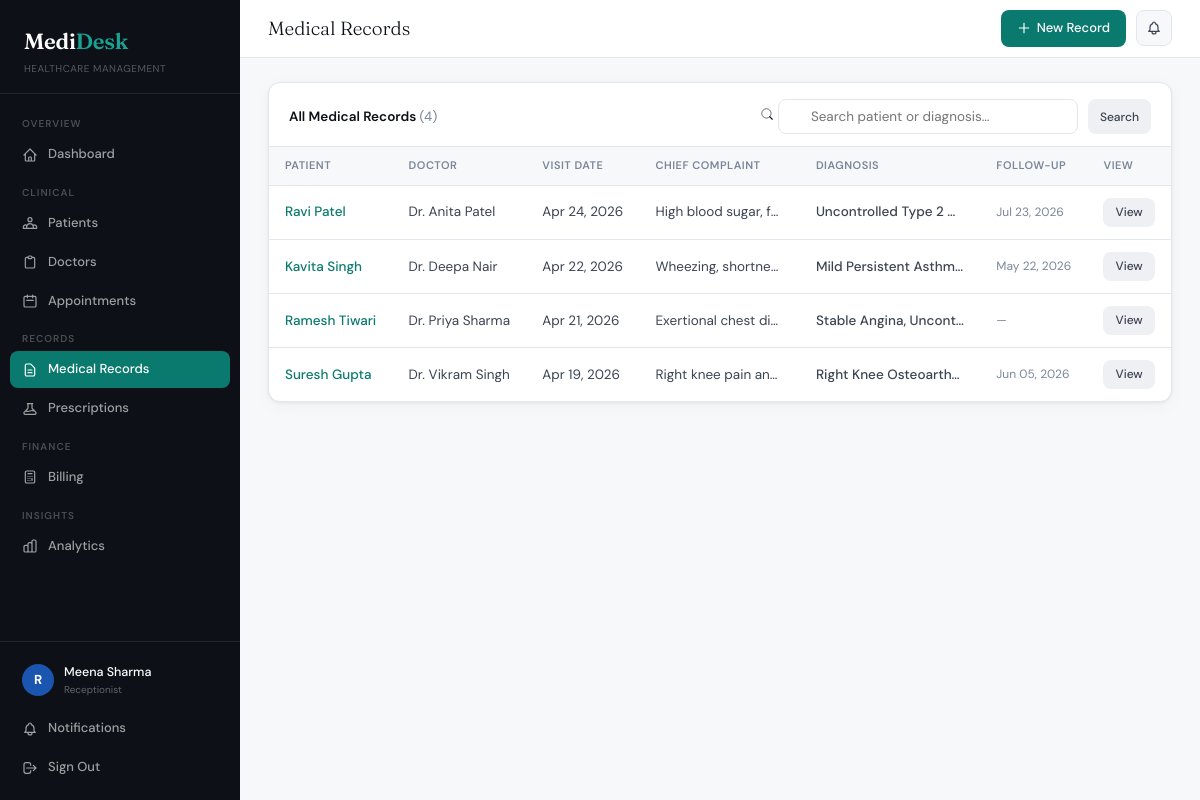
The page /records/ (signed in) on the database its author committed.
### core/models.py (models this page shows, shortened)
class UserProfile(models.Model):
    ROLE_CHOICES = [
        ('admin', 'Administrator'), ('doctor', 'Doctor'),
        ('receptionist', 'Receptionist'), ('pharmacist', 'Pharmacist'), ('nurse', 'Nurse'),
    ]
    user = models.OneToOneField(User, on_delete=models.CASCADE, related_name='profile')
    role = models.CharField(max_length=20, choices=ROLE_CHOICES, default='receptionist')
    phone = models.CharField(max_length=10, validators=[phone_validator], blank=True)
    is_active_staff = models.BooleanField(default=True)
    created_at = models.DateTimeField(auto_now_add=True)

class MedicalRecord(models.Model):
    patient = models.ForeignKey(Patient, on_delete=models.CASCADE, related_name='medical_records')
    doctor = models.ForeignKey(Doctor, on_delete=models.CASCADE, related_name='medical_records')
    appointment = models.OneToOneField(Appointment, on_delete=models.SET_NULL, null=True, blank=True, related_name='medical_record')
    visit_date = models.DateField(default=date.today)
    chief_complaint = models.TextField()
    history_of_present_illness = models.TextField(blank=True)
    examination_findings = models.TextField(blank=True)
    diagnosis = models.TextField()
    icd_code = models.CharField(max_length=20, blank=True)
    treatment_plan = models.TextField()
    lab_tests_ordered = models.TextField(blank=True)
    follow_up_date = models.DateField(null=True, blank=True)
    follow_up_notes = models.TextField(blank=True)
    is_confidential = models.BooleanField(default=False)
    created_at = models.DateTimeField(auto_now_add=True)
    updated_at = models.DateTimeField(auto_now=True)
    class Meta:
        ordering = ['-visit_date']

class Patient(models.Model):
    BLOOD_GROUPS = [('A+','A+'),('A-','A-'),('B+','B+'),('B-','B-'),('O+','O+'),('O-','O-'),('AB+','AB+'),('AB-','AB-')]
    GENDER_CHOICES = [('M','Male'),('F','Female'),('O','Other')]
    MARITAL_STATUS = [('single','Single'),('married','Married'),('divorced','Divorced'),('widowed','Widowed')]
    patient_id = models.CharField(max_length=20, unique=True, blank=True)
    name = models.CharField(max_length=200)
    date_of_birth = models.DateField(validators=[validate_dob])
    gender = models.CharField(max_length=1, choices=GENDER_CHOICES)
    marital_status = models.CharField(max_length=10, choices=MARITAL_STATUS, blank=True)
    blood_group = models.CharField(max_length=3, choices=BLOOD_GROUPS, blank=True)
    phone = models.CharField(max_length=10, validators=[phone_validator])
    alternate_phone = models.CharField(max_length=10, validators=[phone_validator], blank=True)
    email = models.EmailField(blank=True)
    address = models.TextField()
    city = models.CharField(max_length=100, blank=True)
    pincode = models.CharField(max_length=6, blank=True, validators=[pincode_validator])
    occupation = models.CharField(max_length=100, blank=True)
    emergency_contact_name = models.CharField(max_length=200)
    emergency_contact_phone = models.CharField(max_length=10, validators=[phone_validator])
    emergency_contact_relation = models.CharField(max_length=50, blank=True)
    allergies = models.TextField(blank=True)
    chronic_conditions = models.TextField(blank=True)
    current_medications = models.TextField(blank=True)
    past_surgeries = models.TextField(blank=True)
    family_history = models.TextField(blank=True)
    insurance_provider = models.CharField(max_length=200, blank=True)
    insurance_number = models.CharField(max_length=100, blank=True)
    insurance_validity = models.DateField(null=True, blank=True)
    registered_by = models.ForeignKey(User, on_delete=models.SET_NULL, null=True, blank=True, related_name='registered_patients')
    registered_at = models.DateTimeField(auto_now_add=True)
    updated_at = models.DateTimeField(auto_now=True)
    class Meta:
        ordering = ['-registered_at']

class Doctor(models.Model):
    SPECIALIZATIONS = [
        ('general', 'General Physician'), ('cardiology', 'Cardiology'),
        ('neurology', 'Neurology'), ('orthopedics', 'Orthopedics'),
        ('pediatrics', 'Pediatrics'), ('dermatology', 'Dermatology'),
        ('gynecology', 'Gynecology & Obstetrics'), ('psychiatry', 'Psychiatry'),
        ('ophthalmology', 'Ophthalmology'), ('ent', 'ENT'),
        ('oncology', 'Oncology'), ('radiology', 'Radiology'),
        ('urology', 'Urology'), ('nephrology', 'Nephrology'),
        ('gastroenterology', 'Gastroenterology'), ('endocrinology', 'Endocrinology'),
        ('pulmonology', 'Pulmonology'), ('rheumatology', 'Rheumatology'),
    ]
    user = models.OneToOneField(User, on_delete=models.CASCADE, null=True, blank=True, related_name='doctor_profile')
    name = models.CharField(max_length=200)
    specialization = models.CharField(max_length=50, choices=SPECIALIZATIONS)
    license_number = models.CharField(max_length=50, unique=True)
    phone = models.CharField(max_length=10, validators=[phone_validator])
    email = models.EmailField(unique=True)
    qualification = models.CharField(max_length=300)
    experience_years = models.PositiveIntegerField(default=0)
    consultation_fee = models.DecimalField(max_digits=8, decimal_places=2, default=500.00)
    available_days = models.CharField(max_length=200, default='Mon,Tue,Wed,Thu,Fri')
    slot_duration_minutes = models.PositiveIntegerField(default=15)
    morning_start = models.TimeField(null=True, blank=True)
    morning_end = models.TimeField(null=True, blank=True)
    evening_start = models.TimeField(null=True, blank=True)
    evening_end = models.TimeField(null=True, blank=True)
    is_available = models.BooleanField(default=True)
    created_at = models.DateTimeField(auto_now_add=True)
    class Meta:
        ordering = ['name']

### core/views.py (the view)
# urls.py: path('records/', views.record_list, name='record_list'),
@login_required
def record_list(request):
    role = get_role(request.user)
    q = request.GET.get('q', '')
    records = MedicalRecord.objects.select_related('patient', 'doctor').all()
    if role == 'doctor':
        try:
            records = records.filter(doctor=request.user.doctor_profile)
        except Exception:
            pass
    elif role not in ('admin', 'receptionist', 'nurse'):
        records = records.none()
    if q:
        records = records.filter(Q(patient__name__icontains=q) | Q(diagnosis__icontains=q))
    records = records.filter(is_confidential=False) if role == 'nurse' else records
    return render(request, 'core/record_list.html', {'records': records.order_by('-visit_date'), 'q': q, 'role': role})

### core/templates/core/record_list.html (shortened to what this page needs)
{% extends 'core/base.html' %}
{% block page_title %}Medical Records{% endblock %}
{% block topbar_actions %}
<a href="/records/new/" class="btn btn-primary">
  <svg width="14" height="14" fill="none" stroke="currentColor" viewBox="0 0 24 24"><path stroke-linecap="round" stroke-linejoin="round" stroke-width="2" d="M12 4v16m8-8H4"/></svg>
  New Record
</a>
{% endblock %}
{% block content %}
<div class="card">
  <div class="card-header">
    <div class="card-title">All Medical Records <span style="color:var(--ink-3);font-weight:400;">({{ records.count }})</span></div>
    <form method="get" style="display:flex;gap:10px;">
      <div class="search-input-wrap" style="margin:0;">
        <svg width="14" height="14" fill="none" stroke="currentColor" viewBox="0 0 24 24"><circle cx="11" cy="11" r="8"/><path d="m21 21-4.35-4.35" stroke-linecap="round" stroke-width="2"/></svg>
        <input type="text" name="q" value="{{ q }}" placeholder="Search patient or diagnosis…" class="search-input">
      </div>
      <button type="submit" class="btn btn-secondary btn-sm">Search</button>
    </form>
  </div>
  <div class="table-wrap">
    {% if records %}
    <table>
      <thead><tr>
        <th>Patient</th><th>Doctor</th><th>Visit Date</th><th>Chief Complaint</th><th>Diagnosis</th><th>Follow-up</th><th>View</th>
      </tr></thead>
      <tbody>
        {% for rec in records %}
        <tr>
          <td><a href="/patients/{{ rec.patient.pk }}/" style="color:var(--teal);font-weight:500;">{{ rec.patient.name }}</a></td>
          <td>Dr. {{ rec.doctor.name }}</td>
          <td>{{ rec.visit_date|date:"M d, Y" }}</td>
          <td style="max-width:160px;overflow:hidden;text-overflow:ellipsis;white-space:nowrap;color:var(--ink-2);">{{ rec.chief_complaint }}</td>
          <td style="max-width:180px;overflow:hidden;text-overflow:ellipsis;white-space:nowrap;font-weight:500;">{{ rec.diagnosis }}</td>
          <td style="font-size:12px;color:var(--ink-3);">{% if rec.follow_up_date %}{{ rec.follow_up_date|date:"M d, Y" }}{% else %}—{% endif %}</td>
          <td><a href="/records/{{ rec.pk }}/" class="btn btn-secondary btn-sm">View</a></td>
        </tr>
        {% endfor %}
      </tbody>
    </table>
    {% endif %}
  </div>
</div>
{% endblock %}

### core/templates/core/base.html (shortened to what this page needs)
<!DOCTYPE html>
<html lang="en">
<head>
</head>
<body>
{% if user.is_authenticated %}
<aside class="sidebar">
  <div class="sidebar-logo">
    <div class="brand">Medi<span>Desk</span></div>
    <div class="tagline">Healthcare Management</div>
  </div>
  <nav class="sidebar-nav">
    <div class="nav-label">Overview</div>
    <a href="/dashboard/" class="nav-item {% if request.resolver_match.url_name == 'dashboard' %}active{% endif %}">
      <svg fill="none" stroke="currentColor" viewBox="0 0 24 24"><path stroke-linecap="round" stroke-linejoin="round" stroke-width="1.8" d="M3 12l2-2m0 0l7-7 7 7M5 10v10a1 1 0 001 1h3m10-11l2 2m-2-2v10a1 1 0 01-1 1h-3m-6 0a1 1 0 001-1v-4a1 1 0 011-1h2a1 1 0 011 1v4a1 1 0 001 1m-6 0h6"/></svg>
      Dashboard
    </a>
    {% if not user_role == 'pharmacist' %}
    <div class="nav-label">Clinical</div>
    <a href="/patients/" class="nav-item {% if 'patient' in request.resolver_match.url_name %}active{% endif %}">
      Patients
    </a>
    {% endif %}
    {% if user.is_superuser or user_role == 'admin' or user_role == 'receptionist' %}
    <a href="/doctors/" class="nav-item {% if 'doctor' in request.resolver_match.url_name %}active{% endif %}">
      <svg fill="none" stroke="currentColor" viewBox="0 0 24 24"><path stroke-linecap="round" stroke-linejoin="round" stroke-width="1.8" d="M9 5H7a2 2 0 00-2 2v12a2 2 0 002 2h10a2 2 0 002-2V7a2 2 0 00-2-2h-2M9 5a2 2 0 002 2h2a2 2 0 002-2M9 5a2 2 0 012-2h2a2 2 0 012 2"/></svg>
      Doctors
    </a>
    {% endif %}
    {% if not user_role == 'pharmacist' %}
    <a href="/appointments/" class="nav-item {% if 'appointment' in request.resolver_match.url_name %}active{% endif %}">
      <svg fill="none" stroke="currentColor" viewBox="0 0 24 24"><path stroke-linecap="round" stroke-linejoin="round" stroke-width="1.8" d="M8 7V3m8 4V3m-9 8h10M5 21h14a2 2 0 002-2V7a2 2 0 00-2-2H5a2 2 0 00-2 2v12a2 2 0 002 2z"/></svg>
      Appointments
    </a>
    {% endif %}
    {% if not user_role == 'pharmacist' %}
    <div class="nav-label">Records</div>
    <a href="/records/" class="nav-item {% if 'record' in request.resolver_match.url_name %}active{% endif %}">
      <svg fill="none" stroke="currentColor" viewBox="0 0 24 24"><path stroke-linecap="round" stroke-linejoin="round" stroke-width="1.8" d="M9 12h6m-6 4h6m2 5H7a2 2 0 01-2-2V5a2 2 0 012-2h5.586a1 1 0 01.707.293l5.414 5.414a1 1 0 01.293.707V19a2 2 0 01-2 2z"/></svg>
      Medical Records
    </a>
    {% endif %}
    <a href="/prescriptions/" class="nav-item {% if 'prescription' in request.resolver_match.url_name %}active{% endif %}">
      Prescriptions
    </a>
    {% if user.is_superuser or user_role == 'admin' or user_role == 'receptionist' %}
    <div class="nav-label">Finance</div>
    <a href="/billing/" class="nav-item {% if 'bill' in request.resolver_match.url_name %}active{% endif %}">
      <svg fill="none" stroke="currentColor" viewBox="0 0 24 24"><path stroke-linecap="round" stroke-linejoin="round" stroke-width="1.8" d="M9 7h6m0 10v-3m-3 3h.01M9 17h.01M9 14h.01M12 14h.01M15 11h.01M12 11h.01M9 11h.01M7 21h10a2 2 0 002-2V5a2 2 0 00-2-2H7a2 2 0 00-2 2v14a2 2 0 002 2z"/></svg>
      Billing
    </a>
    {% endif %}
    {% if user.is_superuser or user_role == 'admin' or user_role == 'doctor' or user_role == 'receptionist' %}
    <div class="nav-label">Insights</div>
    <a href="/analytics/" class="nav-item {% if request.resolver_match.url_name == 'analytics' %}active{% endif %}">
      Analytics
    </a>
    {% endif %}
  </nav>
  <div class="sidebar-footer">
    <div class="user-block">
      <div class="user-av av-{% if user.is_superuser %}admin{% else %}{{ user_role|default:'admin' }}{% endif %}">
        {{ user.username|first|upper }}
      </div>
      <div>
        <div class="user-name">{{ user.get_full_name|default:user.username }}</div>
        <div class="user-role">
          {% if user.is_superuser %}Administrator
          {% else %}{{ user_profile.get_role_display|default:"Staff" }}{% endif %}
        </div>
      </div>
    </div>
    <a href="/notifications/" class="nav-item {% if request.resolver_match.url_name == 'notifications' %}active{% endif %}">
      Notifications
    </a>
    <a href="/logout/" class="nav-item">
      <svg fill="none" stroke="currentColor" viewBox="0 0 24 24"><path stroke-linecap="round" stroke-linejoin="round" stroke-width="1.8" d="M17 16l4-4m0 0l-4-4m4 4H7m6 4v1a3 3 0 01-3 3H6a3 3 0 01-3-3V7a3 3 0 013-3h4a3 3 0 013 3v1"/></svg>
      Sign Out
    </a>
  </div>
</aside>
<div class="main-wrap">
  <div class="topbar">
    <div class="topbar-title">{% block page_title %}<strong>Dashboard</strong>{% endblock %}</div>
    <div class="topbar-right">
      {% block topbar_actions %}{% endblock %}
      <a href="/notifications/" class="notif-btn" title="Notifications">
      </a>
    </div>
  </div>
  <div class="page-content">
    {% block content %}{% endblock %}
  </div>
</div>
{% else %}
{% block auth_content %}{% endblock %}
{% endif %}
</body>
</html>

### rows shown on the page
UserProfile: role "Receptionist"
MedicalRecord: patient.name "Ravi Patel", doctor.name "Anita Patel", visit_date "Apr 24, 2026", chief_complaint "High blood sugar, f…", diagnosis "Uncontrolled Type 2…", follow_up_date "Jul 23, 2026"
MedicalRecord: patient.name "Kavita Singh", doctor.name "Deepa Nair", visit_date "Apr 22, 2026", chief_complaint "Wheezing, shortne…", diagnosis "Mild Persistent Asthm…", follow_up_date "May 22, 2026"
MedicalRecord: patient.name "Ramesh Tiwari", doctor.name "Priya Sharma", visit_date "Apr 21, 2026", chief_complaint "Exertional chest di…", diagnosis "Stable Angina, Uncon…"
MedicalRecord: patient.name "Suresh Gupta", doctor.name "Vikram Singh", visit_date "Apr 19, 2026", chief_complaint "Right knee pain an…", diagnosis "Right Knee Osteoarth…", follow_up_date "Jun 05, 2026"

### other values the page prints
{{ user.username|first|upper }} "R"
{{ user.get_full_name|default:user.username }} "Meena Sharma"
{{ records.count }} "4"
